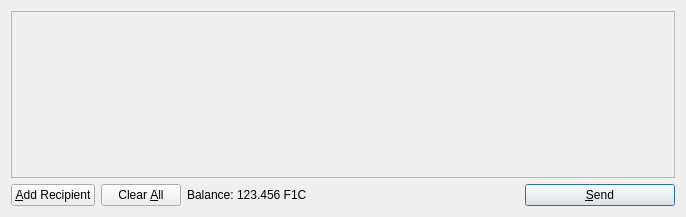
<?xml version="1.0" encoding="UTF-8"?>
<ui version="4.0">
 <class>SendCoinsDialog</class>
 <widget class="QDialog" name="SendCoinsDialog">
  <property name="geometry">
   <rect>
    <x>0</x>
    <y>0</y>
    <width>686</width>
    <height>217</height>
   </rect>
  </property>
  <property name="windowTitle">
   <string>Send Coins</string>
  </property>
  <layout class="QVBoxLayout" name="verticalLayout">
   <item>
    <widget class="QScrollArea" name="scrollArea">
     <property name="widgetResizable">
      <bool>true</bool>
     </property>
     <widget class="QWidget" name="scrollAreaWidgetContents">
      <property name="geometry">
       <rect>
        <x>0</x>
        <y>0</y>
        <width>666</width>
        <height>165</height>
       </rect>
      </property>
      <layout class="QVBoxLayout" name="verticalLayout_2">
       <property name="margin">
        <number>0</number>
       </property>
       <item>
        <layout class="QVBoxLayout" name="entries">
         <property name="spacing">
          <number>6</number>
         </property>
        </layout>
       </item>
       <item>
        <spacer name="verticalSpacer">
         <property name="orientation">
          <enum>Qt::Vertical</enum>
         </property>
         <property name="sizeHint" stdset="0">
          <size>
           <width>20</width>
           <height>40</height>
          </size>
         </property>
        </spacer>
       </item>
      </layout>
     </widget>
    </widget>
   </item>
   <item>
    <layout class="QHBoxLayout" name="horizontalLayout">
     <item>
      <widget class="QPushButton" name="addButton">
       <property name="toolTip">
        <string>Send to multiple recipients at once</string>
       </property>
       <property name="text">
        <string>&amp;Add Recipient</string>
       </property>
       <property name="icon">
        <iconset resource="../bitcoin.qrc">
         <normaloff>:/icons/add</normaloff>:/icons/add</iconset>
       </property>
       <property name="autoDefault">
        <bool>false</bool>
       </property>
      </widget>
     </item>
     <item>
      <widget class="QPushButton" name="clearButton">
       <property name="sizePolicy">
        <sizepolicy hsizetype="Minimum" vsizetype="Fixed">
         <horstretch>0</horstretch>
         <verstretch>0</verstretch>
        </sizepolicy>
       </property>
       <property name="toolTip">
        <string>Remove all transaction fields</string>
       </property>
       <property name="text">
        <string>Clear &amp;All</string>
       </property>
       <property name="icon">
        <iconset resource="../bitcoin.qrc">
         <normaloff>:/icons/remove</normaloff>:/icons/remove</iconset>
       </property>
       <property name="autoRepeatDelay">
        <number>300</number>
       </property>
       <property name="autoDefault">
        <bool>false</bool>
       </property>
      </widget>
     </item>
     <item>
      <layout class="QHBoxLayout" name="horizontalLayout_2">
       <property name="spacing">
        <number>3</number>
       </property>
       <item>
        <widget class="QLabel" name="label">
         <property name="text">
          <string>Balance:</string>
         </property>
        </widget>
       </item>
       <item>
        <widget class="QLabel" name="labelBalance">
         <property name="cursor">
          <cursorShape>IBeamCursor</cursorShape>
         </property>
         <property name="text">
          <string>123.456 F1C</string>
         </property>
         <property name="textInteractionFlags">
          <set>Qt::LinksAccessibleByMouse|Qt::TextSelectableByKeyboard|Qt::TextSelectableByMouse</set>
         </property>
        </widget>
       </item>
      </layout>
     </item>
     <item>
      <spacer name="horizontalSpacer">
       <property name="orientation">
        <enum>Qt::Horizontal</enum>
       </property>
       <property name="sizeHint" stdset="0">
        <size>
         <width>40</width>
         <height>20</height>
        </size>
       </property>
      </spacer>
     </item>
     <item>
      <widget class="QPushButton" name="sendButton">
       <property name="minimumSize">
        <size>
         <width>150</width>
         <height>0</height>
        </size>
       </property>
       <property name="toolTip">
        <string>Confirm the send action</string>
       </property>
       <property name="text">
        <string>&amp;Send</string>
       </property>
       <property name="icon">
        <iconset resource="../bitcoin.qrc">
         <normaloff>:/icons/send</normaloff>:/icons/send</iconset>
       </property>
       <property name="default">
        <bool>true</bool>
       </property>
      </widget>
     </item>
    </layout>
   </item>
  </layout>
 </widget>
 <resources>
  <include location="../bitcoin.qrc"/>
 </resources>
 <connections/>
</ui>
